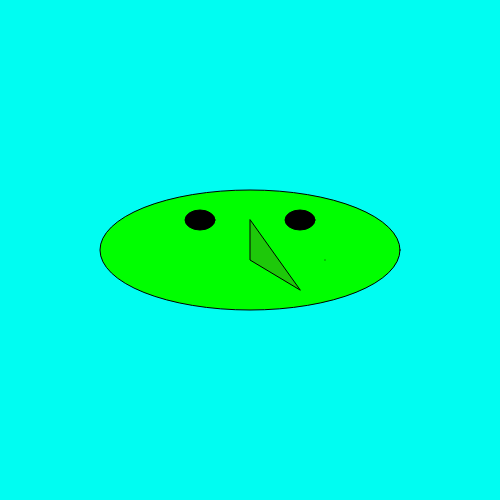
Frame 1 (no input)
Frame 60 (no input): identical to frame 1, image omitted
Frame 120 (the mouse pressed at the canvas centre since frame 60): identical to frame 1, image omitted

The p5.js sketch that drew this single still picture (run headless with seeded random() and noise() and a simulated clock; from frame 60 on, the mouse is pressed at the canvas centre):

// p5.js sketch
// ── sketch.js
function setup() {
  createCanvas(500, 500);
  background(0, 253, 242);

  // example with push pop

    push();

    // main ellipse
    // the head
    translate(250, 250);
    fill(0, 255, 0);
    ellipse(0, 0, 300, 120);

    // the eyes
    push();
    translate(0, -30);
    fill(0);
    ellipse(-50, 0, 30, 20);
    ellipse(50, 0, 30, 20);
    pop();

    //  the mouth
    push();
    line(75, 10, 75, 10);
    pop();

    // nose
    push();
    fill(30, 200, 10);
    triangle(0, -30, 0, 10, 50, 40);
    pop();



// Translate moves all relatie positiion of all shape functions below it
// example without push pop
/*
  translate(250, 205);
  ellipse(0, 0, 300, 120);
  translate(0, -30);
  ellipse(-20, 0, 30, 20);
  ellipse(20, 0, 30, 20);
*/


/*
Blocked comments, this is how to create comments that are blocked.
Inbetween the two stars will be commented out.
*/
/*
// Ellipse 1
// Pink Ellipse
  fill(255, 102, 102);
  stroke(225);
  strokeWeight(8);
  ellipse(150,200,300,120);

// Ellipse 2
// Purple Ellipse
  fill(51, 0, 25);
  stroke(225);
  strokeWeight(3);
  ellipse(250, 250, 300, 120);

// Ellipse 3
// Green Ellipse
  fill(153, 255, 153);
  stroke(225);
  strokeWeight(10);
  ellipse(350, 350, 300, 120);
  */
}

function draw() {

}
